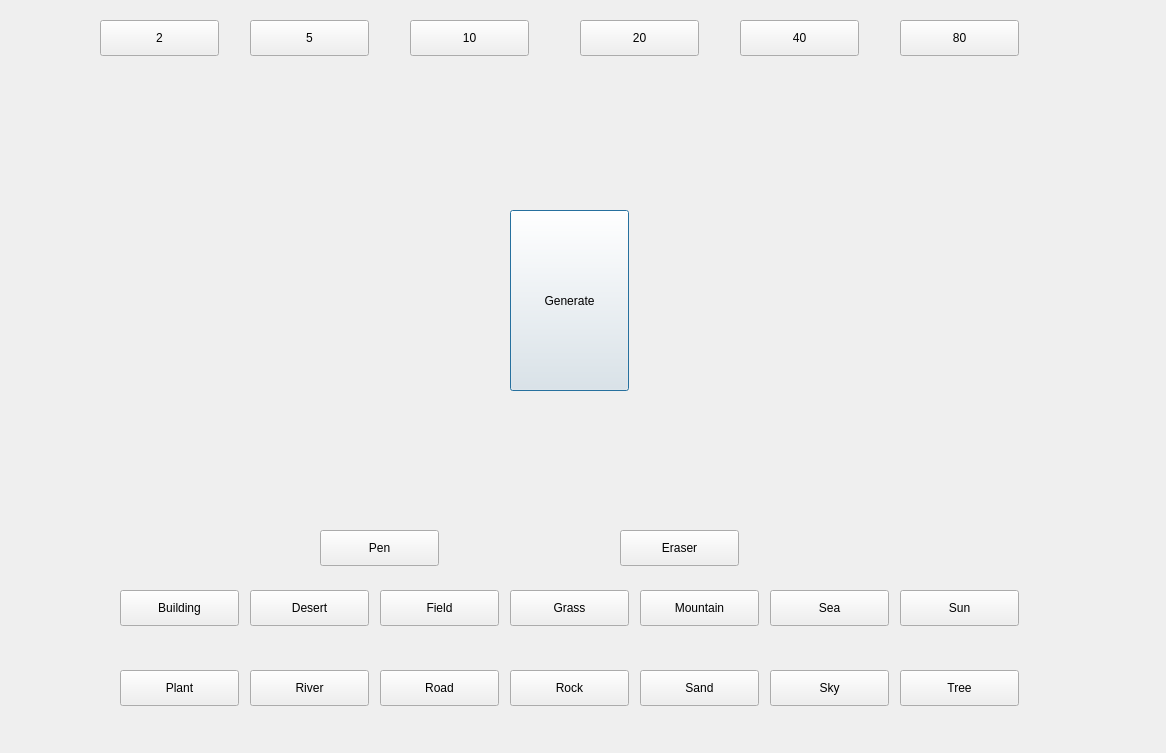
<?xml version="1.0" encoding="UTF-8"?>
<ui version="4.0">
 <class>Country</class>
 <widget class="QDialog" name="Country">
  <property name="geometry">
   <rect>
    <x>0</x>
    <y>0</y>
    <width>1166</width>
    <height>753</height>
   </rect>
  </property>
  <property name="windowTitle">
   <string>Dialog</string>
  </property>
  <widget class="QPushButton" name="Generate">
   <property name="geometry">
    <rect>
     <x>510</x>
     <y>210</y>
     <width>119</width>
     <height>181</height>
    </rect>
   </property>
   <property name="text">
    <string>Generate</string>
   </property>
  </widget>
  <widget class="QPushButton" name="Width40">
   <property name="geometry">
    <rect>
     <x>740</x>
     <y>20</y>
     <width>119</width>
     <height>36</height>
    </rect>
   </property>
   <property name="text">
    <string>40</string>
   </property>
  </widget>
  <widget class="QPushButton" name="Width2">
   <property name="geometry">
    <rect>
     <x>100</x>
     <y>20</y>
     <width>119</width>
     <height>36</height>
    </rect>
   </property>
   <property name="text">
    <string>2</string>
   </property>
  </widget>
  <widget class="QPushButton" name="Width20">
   <property name="geometry">
    <rect>
     <x>580</x>
     <y>20</y>
     <width>119</width>
     <height>36</height>
    </rect>
   </property>
   <property name="text">
    <string>20</string>
   </property>
  </widget>
  <widget class="QPushButton" name="Width10">
   <property name="geometry">
    <rect>
     <x>410</x>
     <y>20</y>
     <width>119</width>
     <height>36</height>
    </rect>
   </property>
   <property name="text">
    <string>10</string>
   </property>
  </widget>
  <widget class="QPushButton" name="Width80">
   <property name="geometry">
    <rect>
     <x>900</x>
     <y>20</y>
     <width>119</width>
     <height>36</height>
    </rect>
   </property>
   <property name="text">
    <string>80</string>
   </property>
  </widget>
  <widget class="QPushButton" name="Width5">
   <property name="geometry">
    <rect>
     <x>250</x>
     <y>20</y>
     <width>119</width>
     <height>36</height>
    </rect>
   </property>
   <property name="text">
    <string>5</string>
   </property>
  </widget>
  <widget class="QPushButton" name="Eraser">
   <property name="geometry">
    <rect>
     <x>620</x>
     <y>530</y>
     <width>119</width>
     <height>36</height>
    </rect>
   </property>
   <property name="text">
    <string>Eraser</string>
   </property>
  </widget>
  <widget class="QPushButton" name="Pen">
   <property name="geometry">
    <rect>
     <x>320</x>
     <y>530</y>
     <width>119</width>
     <height>36</height>
    </rect>
   </property>
   <property name="text">
    <string>Pen</string>
   </property>
  </widget>
  <widget class="QPushButton" name="Building">
   <property name="geometry">
    <rect>
     <x>120</x>
     <y>590</y>
     <width>119</width>
     <height>36</height>
    </rect>
   </property>
   <property name="text">
    <string>Building</string>
   </property>
  </widget>
  <widget class="QPushButton" name="Desert">
   <property name="geometry">
    <rect>
     <x>250</x>
     <y>590</y>
     <width>119</width>
     <height>36</height>
    </rect>
   </property>
   <property name="text">
    <string>Desert</string>
   </property>
  </widget>
  <widget class="QPushButton" name="Field">
   <property name="geometry">
    <rect>
     <x>380</x>
     <y>590</y>
     <width>119</width>
     <height>36</height>
    </rect>
   </property>
   <property name="text">
    <string>Field</string>
   </property>
  </widget>
  <widget class="QPushButton" name="Grass">
   <property name="geometry">
    <rect>
     <x>510</x>
     <y>590</y>
     <width>119</width>
     <height>36</height>
    </rect>
   </property>
   <property name="text">
    <string>Grass</string>
   </property>
  </widget>
  <widget class="QPushButton" name="Mountain">
   <property name="geometry">
    <rect>
     <x>640</x>
     <y>590</y>
     <width>119</width>
     <height>36</height>
    </rect>
   </property>
   <property name="text">
    <string>Mountain</string>
   </property>
  </widget>
  <widget class="QPushButton" name="Plant">
   <property name="geometry">
    <rect>
     <x>120</x>
     <y>670</y>
     <width>119</width>
     <height>36</height>
    </rect>
   </property>
   <property name="text">
    <string>Plant</string>
   </property>
  </widget>
  <widget class="QPushButton" name="River">
   <property name="geometry">
    <rect>
     <x>250</x>
     <y>670</y>
     <width>119</width>
     <height>36</height>
    </rect>
   </property>
   <property name="text">
    <string>River</string>
   </property>
  </widget>
  <widget class="QPushButton" name="Road">
   <property name="geometry">
    <rect>
     <x>380</x>
     <y>670</y>
     <width>119</width>
     <height>36</height>
    </rect>
   </property>
   <property name="text">
    <string>Road</string>
   </property>
  </widget>
  <widget class="QPushButton" name="Rock">
   <property name="geometry">
    <rect>
     <x>510</x>
     <y>670</y>
     <width>119</width>
     <height>36</height>
    </rect>
   </property>
   <property name="text">
    <string>Rock</string>
   </property>
  </widget>
  <widget class="QPushButton" name="Sand">
   <property name="geometry">
    <rect>
     <x>640</x>
     <y>670</y>
     <width>119</width>
     <height>36</height>
    </rect>
   </property>
   <property name="text">
    <string>Sand</string>
   </property>
  </widget>
  <widget class="QPushButton" name="Sea">
   <property name="geometry">
    <rect>
     <x>770</x>
     <y>590</y>
     <width>119</width>
     <height>36</height>
    </rect>
   </property>
   <property name="text">
    <string>Sea</string>
   </property>
  </widget>
  <widget class="QPushButton" name="Sky">
   <property name="geometry">
    <rect>
     <x>770</x>
     <y>670</y>
     <width>119</width>
     <height>36</height>
    </rect>
   </property>
   <property name="text">
    <string>Sky</string>
   </property>
  </widget>
  <widget class="QPushButton" name="Sun">
   <property name="geometry">
    <rect>
     <x>900</x>
     <y>590</y>
     <width>119</width>
     <height>36</height>
    </rect>
   </property>
   <property name="text">
    <string>Sun</string>
   </property>
  </widget>
  <widget class="QPushButton" name="Tree">
   <property name="geometry">
    <rect>
     <x>900</x>
     <y>670</y>
     <width>119</width>
     <height>36</height>
    </rect>
   </property>
   <property name="text">
    <string>Tree</string>
   </property>
  </widget>
 </widget>
 <resources/>
 <connections/>
</ui>
